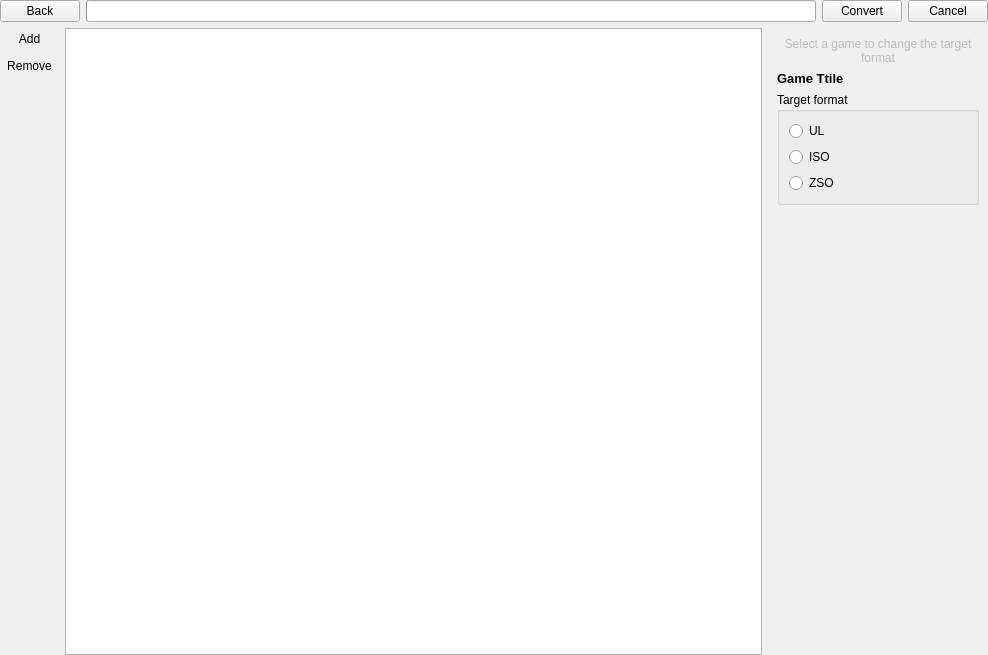
<?xml version="1.0" encoding="UTF-8"?>
<ui version="4.0">
 <class>GameConverterActivity</class>
 <widget class="QWidget" name="GameConverterActivity">
  <property name="geometry">
   <rect>
    <x>0</x>
    <y>0</y>
    <width>988</width>
    <height>655</height>
   </rect>
  </property>
  <property name="focusPolicy">
   <enum>Qt::FocusPolicy::TabFocus</enum>
  </property>
  <property name="windowTitle">
   <string>Form</string>
  </property>
  <layout class="QVBoxLayout" name="verticalLayout_5">
   <property name="leftMargin">
    <number>0</number>
   </property>
   <property name="topMargin">
    <number>0</number>
   </property>
   <property name="rightMargin">
    <number>0</number>
   </property>
   <property name="bottomMargin">
    <number>0</number>
   </property>
   <item>
    <layout class="QHBoxLayout" name="mp_layout_2">
     <item>
      <widget class="QPushButton" name="mp_btn_back">
       <property name="text">
        <string>Back</string>
       </property>
       <property name="icon">
        <iconset resource="../Resources/Resources.qrc">
         <normaloff>:/images/back</normaloff>:/images/back</iconset>
       </property>
      </widget>
     </item>
     <item>
      <widget class="QProgressBar" name="mp_progress_bar"/>
     </item>
     <item>
      <widget class="QPushButton" name="mp_btn_convert">
       <property name="text">
        <string>Convert</string>
       </property>
       <property name="icon">
        <iconset resource="../Resources/Resources.qrc">
         <normaloff>:/images/start</normaloff>:/images/start</iconset>
       </property>
      </widget>
     </item>
     <item>
      <widget class="QPushButton" name="mp_btn_cancel">
       <property name="text">
        <string>Cancel</string>
       </property>
       <property name="icon">
        <iconset resource="../Resources/Resources.qrc">
         <normaloff>:/images/stop</normaloff>:/images/stop</iconset>
       </property>
      </widget>
     </item>
    </layout>
   </item>
   <item>
    <layout class="QHBoxLayout" name="mp_layout">
     <item>
      <widget class="QWidget" name="mp_widget_toolbar" native="true">
       <property name="sizePolicy">
        <sizepolicy hsizetype="Fixed" vsizetype="Preferred">
         <horstretch>0</horstretch>
         <verstretch>0</verstretch>
        </sizepolicy>
       </property>
       <layout class="QVBoxLayout" name="verticalLayout_4">
        <property name="leftMargin">
         <number>0</number>
        </property>
        <property name="topMargin">
         <number>0</number>
        </property>
        <property name="rightMargin">
         <number>0</number>
        </property>
        <property name="bottomMargin">
         <number>0</number>
        </property>
        <item>
         <widget class="QToolButton" name="mp_btn_add">
          <property name="sizePolicy">
           <sizepolicy hsizetype="Expanding" vsizetype="Fixed">
            <horstretch>0</horstretch>
            <verstretch>0</verstretch>
           </sizepolicy>
          </property>
          <property name="text">
           <string>Add</string>
          </property>
          <property name="icon">
           <iconset resource="../Resources/Resources.qrc">
            <normaloff>:/images/add</normaloff>:/images/add</iconset>
          </property>
          <property name="iconSize">
           <size>
            <width>32</width>
            <height>32</height>
           </size>
          </property>
          <property name="toolButtonStyle">
           <enum>Qt::ToolButtonStyle::ToolButtonTextUnderIcon</enum>
          </property>
          <property name="autoRaise">
           <bool>true</bool>
          </property>
         </widget>
        </item>
        <item>
         <widget class="QToolButton" name="mp_btn_remove">
          <property name="sizePolicy">
           <sizepolicy hsizetype="Expanding" vsizetype="Fixed">
            <horstretch>0</horstretch>
            <verstretch>0</verstretch>
           </sizepolicy>
          </property>
          <property name="text">
           <string>Remove</string>
          </property>
          <property name="icon">
           <iconset resource="../Resources/Resources.qrc">
            <normaloff>:/images/delete</normaloff>:/images/delete</iconset>
          </property>
          <property name="iconSize">
           <size>
            <width>32</width>
            <height>32</height>
           </size>
          </property>
          <property name="toolButtonStyle">
           <enum>Qt::ToolButtonStyle::ToolButtonTextUnderIcon</enum>
          </property>
          <property name="autoRaise">
           <bool>true</bool>
          </property>
         </widget>
        </item>
        <item>
         <spacer name="mp_spacer">
          <property name="orientation">
           <enum>Qt::Orientation::Vertical</enum>
          </property>
          <property name="sizeHint" stdset="0">
           <size>
            <width>20</width>
            <height>466</height>
           </size>
          </property>
         </spacer>
        </item>
       </layout>
      </widget>
     </item>
     <item>
      <widget class="QTreeView" name="mp_tree_tasks">
       <property name="alternatingRowColors">
        <bool>true</bool>
       </property>
       <property name="selectionMode">
        <enum>QAbstractItemView::SelectionMode::ExtendedSelection</enum>
       </property>
       <property name="rootIsDecorated">
        <bool>false</bool>
       </property>
       <attribute name="headerStretchLastSection">
        <bool>false</bool>
       </attribute>
      </widget>
     </item>
     <item>
      <widget class="QWidget" name="mp_widget_details_holder" native="true">
       <property name="sizePolicy">
        <sizepolicy hsizetype="Fixed" vsizetype="Preferred">
         <horstretch>0</horstretch>
         <verstretch>0</verstretch>
        </sizepolicy>
       </property>
       <property name="minimumSize">
        <size>
         <width>220</width>
         <height>0</height>
        </size>
       </property>
       <property name="maximumSize">
        <size>
         <width>220</width>
         <height>16777215</height>
        </size>
       </property>
       <layout class="QVBoxLayout" name="verticalLayout">
        <item>
         <widget class="QLabel" name="mp_label_details_placeholder">
          <property name="enabled">
           <bool>false</bool>
          </property>
          <property name="text">
           <string>Select a game to change the target format</string>
          </property>
          <property name="alignment">
           <set>Qt::AlignmentFlag::AlignCenter</set>
          </property>
          <property name="wordWrap">
           <bool>true</bool>
          </property>
         </widget>
        </item>
        <item>
         <widget class="QWidget" name="mp_widget_details" native="true">
          <property name="sizePolicy">
           <sizepolicy hsizetype="Expanding" vsizetype="Preferred">
            <horstretch>0</horstretch>
            <verstretch>0</verstretch>
           </sizepolicy>
          </property>
          <layout class="QVBoxLayout" name="verticalLayout_3">
           <property name="leftMargin">
            <number>0</number>
           </property>
           <property name="topMargin">
            <number>0</number>
           </property>
           <property name="rightMargin">
            <number>0</number>
           </property>
           <property name="bottomMargin">
            <number>0</number>
           </property>
           <item>
            <widget class="QLabel" name="mp_label_game_title">
             <property name="font">
              <font>
               <pointsize>10</pointsize>
               <bold>true</bold>
              </font>
             </property>
             <property name="text">
              <string>Game Ttile</string>
             </property>
             <property name="wordWrap">
              <bool>true</bool>
             </property>
            </widget>
           </item>
           <item>
            <widget class="QGroupBox" name="mp_group_box_target">
             <property name="sizePolicy">
              <sizepolicy hsizetype="Preferred" vsizetype="Preferred">
               <horstretch>0</horstretch>
               <verstretch>0</verstretch>
              </sizepolicy>
             </property>
             <property name="title">
              <string>Target format</string>
             </property>
             <layout class="QVBoxLayout" name="verticalLayout_2">
              <item>
               <widget class="QRadioButton" name="mp_radio_target_ul">
                <property name="text">
                 <string>UL</string>
                </property>
               </widget>
              </item>
              <item>
               <widget class="QRadioButton" name="mp_radio_target_iso">
                <property name="text">
                 <string>ISO</string>
                </property>
               </widget>
              </item>
              <item>
               <widget class="QRadioButton" name="mp_radio_target_zso">
                <property name="text">
                 <string>ZSO</string>
                </property>
               </widget>
              </item>
             </layout>
            </widget>
           </item>
           <item>
            <widget class="QLabel" name="mp_label_error_message">
             <property name="styleSheet">
              <string notr="true">QLabel {
	color: rgb(255, 87, 90);
}</string>
             </property>
             <property name="text">
              <string notr="true"/>
             </property>
             <property name="alignment">
              <set>Qt::AlignmentFlag::AlignLeading|Qt::AlignmentFlag::AlignLeft|Qt::AlignmentFlag::AlignTop</set>
             </property>
             <property name="wordWrap">
              <bool>true</bool>
             </property>
            </widget>
           </item>
           <item>
            <spacer name="mp_spacer_2">
             <property name="orientation">
              <enum>Qt::Orientation::Vertical</enum>
             </property>
             <property name="sizeHint" stdset="0">
              <size>
               <width>20</width>
               <height>40</height>
              </size>
             </property>
            </spacer>
           </item>
          </layout>
         </widget>
        </item>
       </layout>
      </widget>
     </item>
    </layout>
   </item>
  </layout>
 </widget>
 <tabstops>
  <tabstop>mp_tree_tasks</tabstop>
  <tabstop>mp_radio_target_ul</tabstop>
  <tabstop>mp_radio_target_iso</tabstop>
  <tabstop>mp_radio_target_zso</tabstop>
  <tabstop>mp_btn_back</tabstop>
  <tabstop>mp_btn_convert</tabstop>
  <tabstop>mp_btn_cancel</tabstop>
  <tabstop>mp_btn_add</tabstop>
  <tabstop>mp_btn_remove</tabstop>
 </tabstops>
 <resources>
  <include location="../Resources/Resources.qrc"/>
 </resources>
 <connections/>
</ui>
